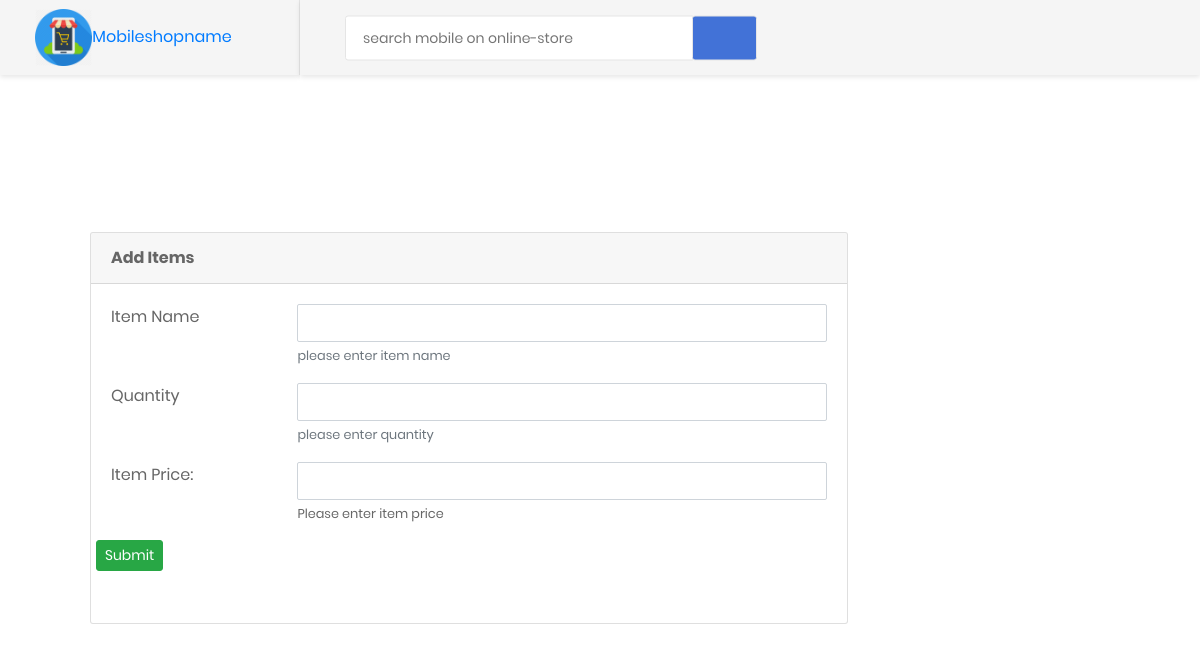
Before: /5/update with the older database file.
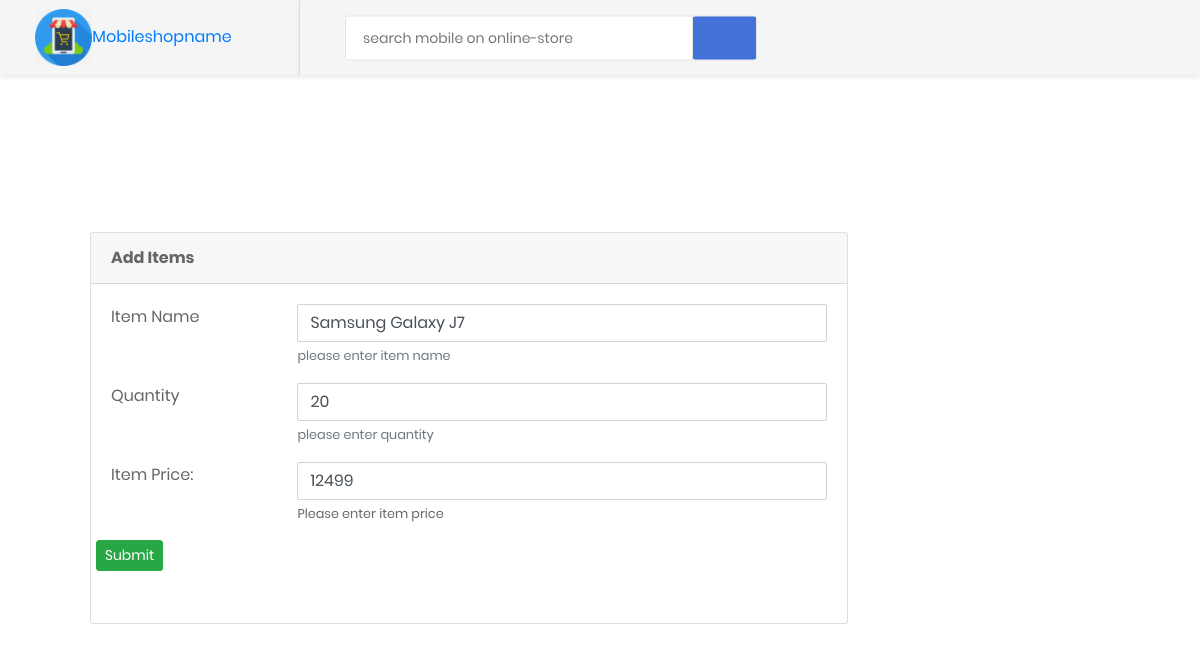
After: the same page with the newer database file.
### models/create_models.py (models this page shows, shortened)
class Items(db.Model):
    __tablename__='items'
    i_id=db.Column(db.Integer,primary_key=True)
    item_name=db.Column(db.String(255),nullable=False)
    item_quantity=db.Column(db.String(255),nullable=False)
    item_price=db.Column(db.String(255),nullable=False)
    barcode = db.Column(db.LargeBinary)
    purchase_date = db.Column(db.DateTime, nullable=False, default=datetime.utcnow)
    modified_date=db.Column(db.DateTime, nullable=False, default=datetime.utcnow, onupdate=datetime.utcnow)
    sales = db.relationship("SalesItems", backref="items")
    __table_args__ = (CheckConstraint(item_quantity > -1 ),{})

### items/items.py (the view, shortened to what this page needs)
@item.route('/<int:id>/update', methods=('GET', 'POST'))
def updateitem(id):
    error = None
    item = Items.query.filter_by(i_id=int(id)).first()
    return render_template('static priya mobile/items/updateitem.html', item=item)

### customers/customers.py (called while the page is built)
@customer.before_app_request
def load_logged_in_user():
    user_id = session.get('user_id')
    if user_id is None:
        g.user = None
    else:
        g.user = User.query.filter_by(id=user_id).first()

### users/adduser.py (called while the page is built)
@auth.before_app_request
def load_logged_in_user():
    user_id = session.get('user_id')
    if user_id is None:
        g.user = None
    else:
        g.user = User.query.filter_by(id=user_id).first()
        print(g.user.role,".........role")

### templates/static priya mobile/items/updateitem.html
{% extends 'static priya mobile/base1.html' %}
{% block content %}
             <div class="main-content">
                    <div class="section__content section__content--p30">
                    <div class="container-fluid">
                        <div class="row">
                            <div class="col-lg-9">
                                <div class="card">
                                    <div class="card-header">
                                        <strong>Add Items</strong>
                                    </div>
                                    <div class="card-body card-block">
                                        <form action="" method="post" enctype="multipart/form-data" class="form-horizontal">
                                            <div class="row form-group">
                                                <div class="col col-md-3">
                                                    <label for="iname" class=" form-control-label">Item Name</label>
                                                </div>
                                                <div class="col-12 col-md-9">
                                                    <input type="text" id="iname" name="iname" value="{{ request.form['item_name'] or item['item_name']}}" class="form-control" required>
                                                    <small class="form-text text-muted">please enter item name</small>
                                                </div>
                                            </div>
                                            <div class="row form-group">
                                                <div class="col col-md-3">
                                                    <label for="quantity" class=" form-control-label">Quantity</label>
                                                </div>
                                                <div class="col-12 col-md-9">
                                                    <input type="text" id="quantity" name="quantity" value="{{ request.form['item_quantity'] or item['item_quantity']}}" class="form-control" required>
                                                    <small class="form-text text-muted">please enter quantity </small>
                                                </div>
                                            </div>
                                            <div class="row form-group">
                                                <div class="col col-md-3">
                                                    <label for="price" class=" form-control-label">Item Price:</label>
                                                </div>
                                                <div class="col-12 col-md-9">
                                                    <input type="text" id="price" name="price" value="{{ request.form['item_price'] or item['item_price']}}" class="form-control" required>
                                                    <small class="help-block form-text">Please enter item price</small>
                                                </div>
                                            </div>
                                            <div class="row form-group">
                                            <div class="form-actions form-group">
                                                <button type="submit" class="btn btn-success btn-sm">Submit</button>
                                            </div>
                                            </div>
                                        </form>
                                    </div>
                                </div>
                            </div>
                        </div>
                    </div>
            </div>
{% endblock %}

Changed rows visible on the page:
added Items: iname "Samsung Galaxy J7", quantity "20", price "12499"
